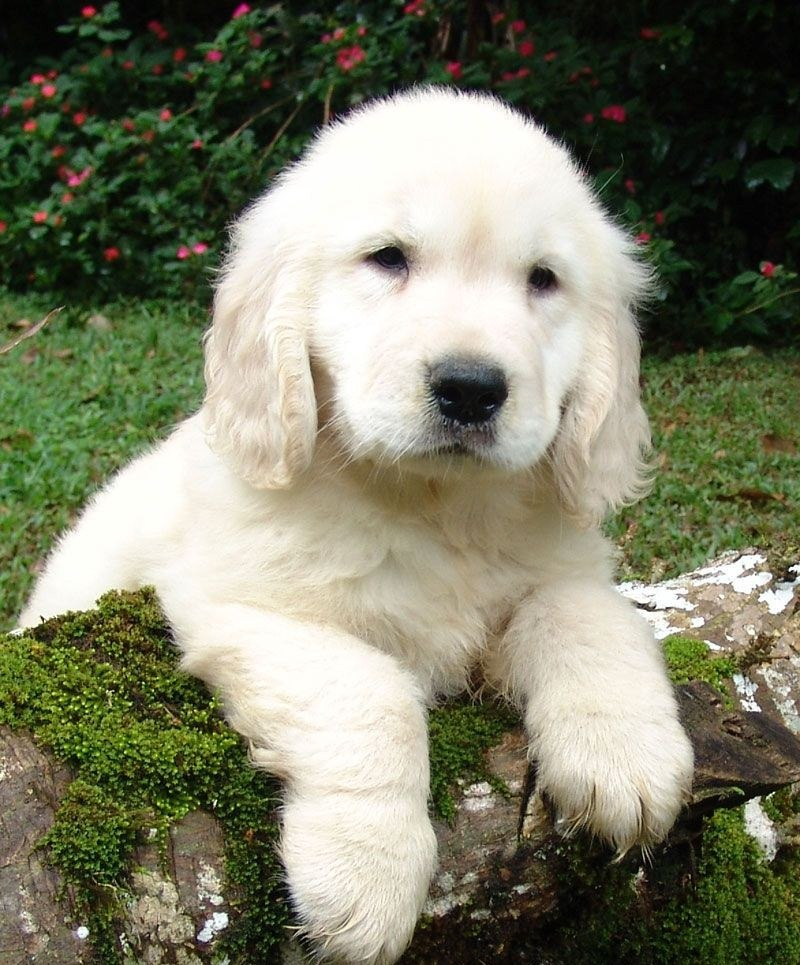
#> input picture dog.jpg, 800 x 965 px
$ python main.py
#> lines starting #> are read from the running program, lines starting #| are printed output that depends on the picture; after the words box and inside, x2 and y2 are one past the last pixel; in counts of white or black regions, pixels touching at a corner belong together
#> further down, img is the input picture: shape (965, 800, 3); mean B, G, R 103.2, 125.3, 123.2
### classes/Cartoon.py
import cv2

class Cartoon:
    def __init__(self, image_path):
#> called with image_path = 'dog.jpg'
        img = cv2.imread(image_path)
        self.img_rgb = cv2.cvtColor(img, cv2.COLOR_BGR2RGB)

    def render(self):
        img_rgb = self.img_rgb

        original_height, original_width = img_rgb.shape[:2]
#> original_height = 965; original_width = 800

        numDownSamples = 2 # number of downscaling steps
        numBilateralFilters = 7 # number of bilateral filtering steps

        # -- STEP 1 --
        # downsample image using Gaussian pyramid
        img_color = img_rgb
        for _ in range(numDownSamples):
            img_color = cv2.pyrDown(img_color)
#> this loop made 2 passes
#> pass 2, in render, `img_color = cv2.pyrDown(img_color)`:
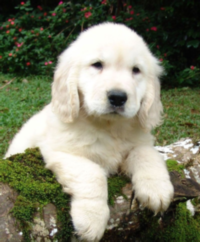
#> img_color: shape (242, 200, 3); mean R, G, B 123, 125.1, 103

        # repeatedly apply small bilateral filter instead of applying
        # one large filter
        for _ in range(numBilateralFilters):
            img_color = cv2.bilateralFilter(img_color, 9, 9, 7)

        # upsample image to original size
        for _ in range(numDownSamples):
            img_color = cv2.pyrUp(img_color)
#> this loop made 2 passes
#> pass 1, in render, `img_color = cv2.pyrUp(img_color)`:
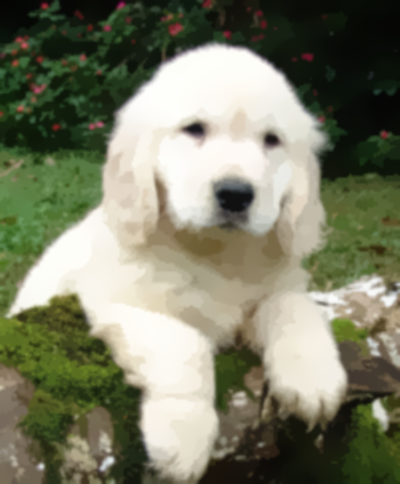
#> img_color: shape (484, 400, 3); mean R, G, B 123, 125.2, 103.1

        img_color = cv2.resize(img_color, (original_width, original_height))
#> img_color: shape (965, 800, 3)

        # -- STEPS 2 and 3 --
        # convert to grayscale and apply median blur
        img_gray = cv2.cvtColor(img_rgb, cv2.COLOR_RGB2GRAY)
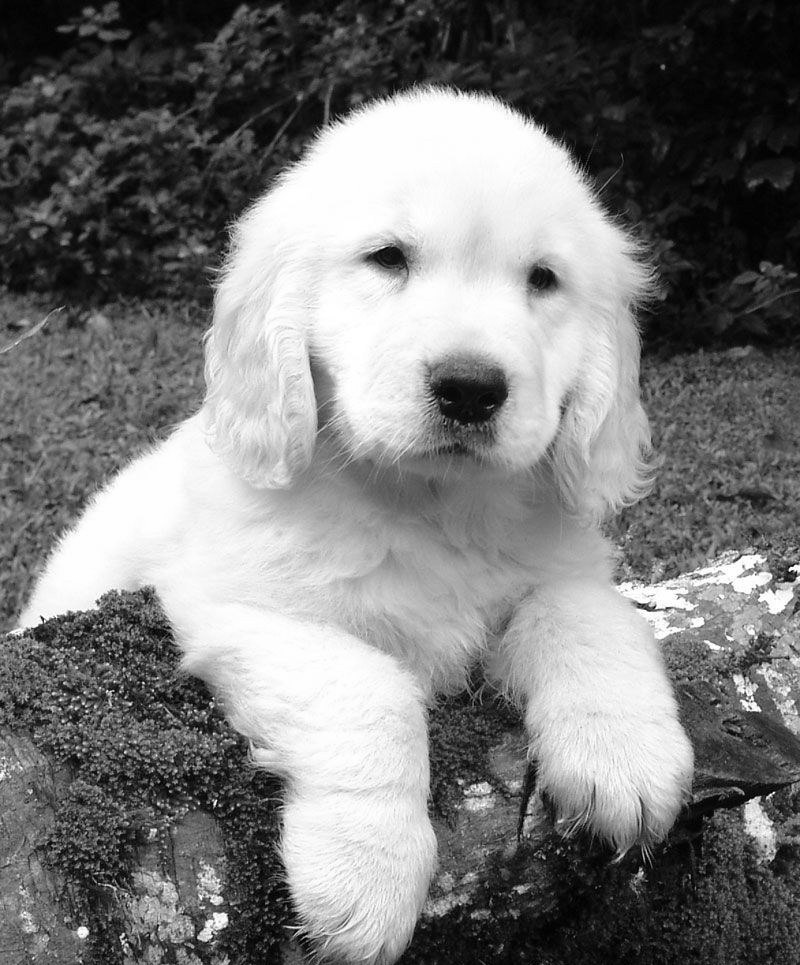
#> img_gray: shape (965, 800); min 0, max 255, mean 122.1
        img_blur = cv2.medianBlur(img_gray, 7)

        # -- STEP 4 --
        # detect and enhance edges
        img_edge = cv2.adaptiveThreshold(img_blur, 255,
        cv2.ADAPTIVE_THRESH_MEAN_C, cv2.THRESH_BINARY, 9, 2)
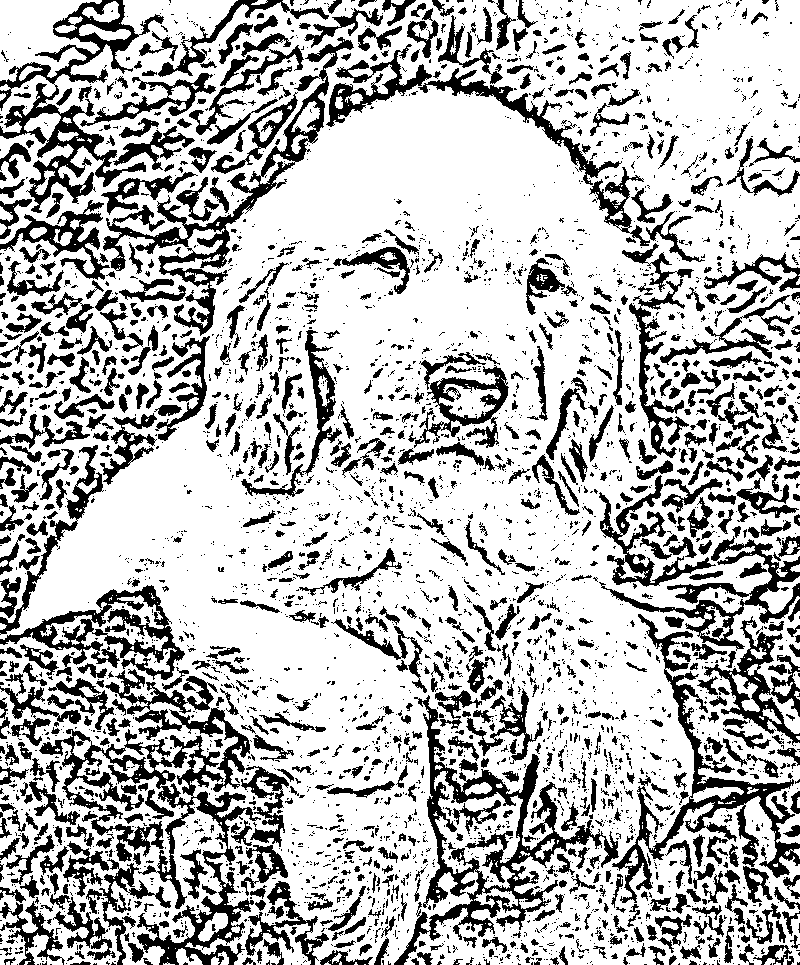
#> img_edge: shape (965, 800); 72.3% white; 3976 black regions (2948 under 20 px), largest, box (x1, y1, x2, y2) and area: (39, 729, 261, 965) 11402, (394, 695, 619, 965) 10080, (0, 0, 164, 213) 7689

        # -- STEP 5 --
        # convert back to color so that it can be bit-ANDed
        # with color image
        img_edge = cv2.cvtColor(img_edge, cv2.COLOR_GRAY2RGB)

        return cv2.bitwise_and(img_color, img_edge)
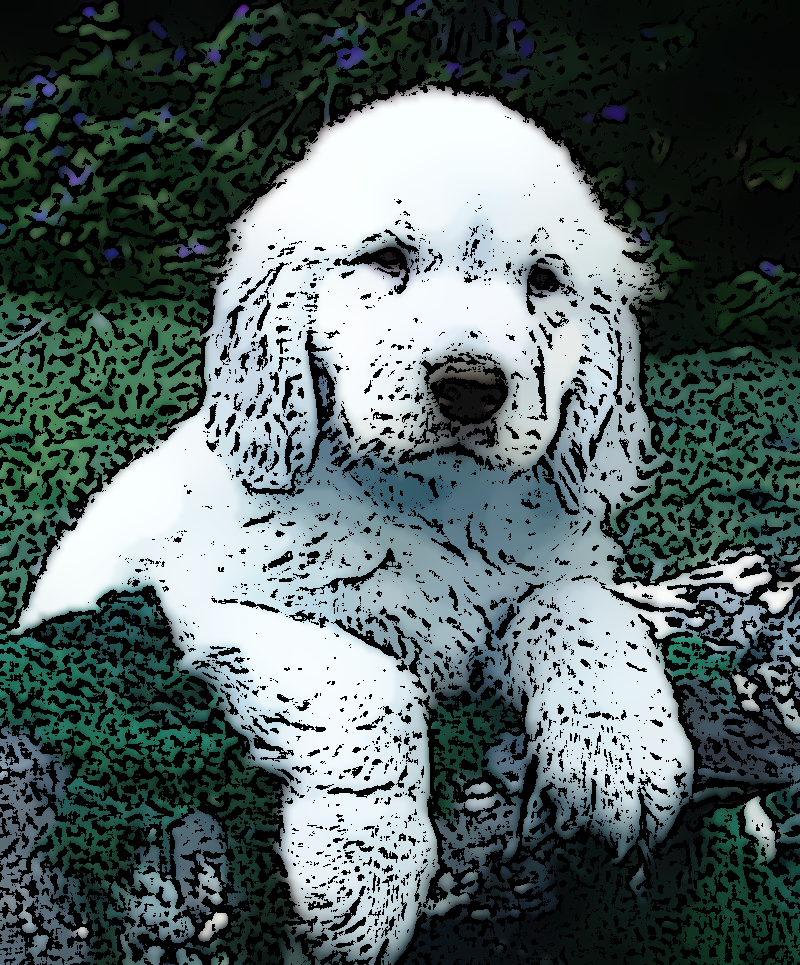
#> returned value: shape (965, 800, 3); mean of channels 0, 1, 2 98.2, 99.2, 84.5; drawn as B, G, R

### main.py
import urllib.request
from classes.PencilSketch import PencilSketch
from classes.Cartoon import Cartoon

import cv2

urllib.request.urlretrieve(
    'https://upload.wikimedia.org/wikipedia/commons/thumb/6/6e/Golde33443.jpg/800px-Golde33443.jpg',
    'dog.jpg'
)

img = cv2.imread('dog.jpg')

# sketch = PencilSketch(resolution=(800, 965),bg_gray = "grama.jpg")
# output = sketch.render(img)

cartoon = Cartoon('dog.jpg')

output_cartoon = cartoon.render()

cv2.imshow("Pencil Sketch", output_cartoon)
cv2.waitKey(0)
cv2.destroyAllWindows()
